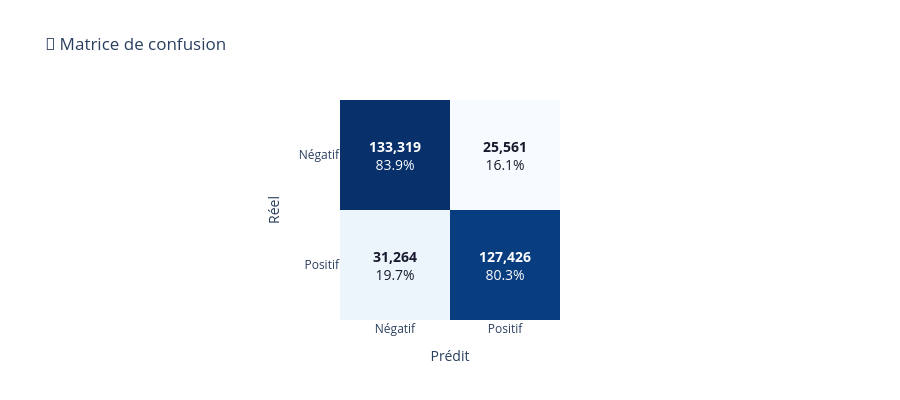

The code cell stored with this chart in its notebook:
### Code cell
# ── Matrice de confusion ─────────────────────────────────────────
from sklearn.metrics import confusion_matrix

cm = confusion_matrix(y_test, y_pred)
labels = ['Négatif', 'Positif']

# Annotations : valeur + pourcentage ligne
annots = []
for i in range(2):
    row = []
    for j in range(2):
        pct = cm[i, j] / cm[i].sum() * 100
        row.append(f"<b>{cm[i,j]:,}</b><br>{pct:.1f}%")
    annots.append(row)

fig_cm = px.imshow(
    cm,
    labels=dict(x='Prédit', y='Réel', color='Count'),
    x=labels, y=labels,
    color_continuous_scale='Blues',
    title='🔢 Matrice de confusion',
    text_auto=False
)

# Surcharge des annotations custom
for i in range(2):
    for j in range(2):
        fig_cm.add_annotation(
            x=j, y=i,
            text=annots[i][j],
            showarrow=False,
            font=dict(color='white' if cm[i,j] > cm.max()*0.5 else '#1a1a2e', size=14)
        )

fig_cm.update_layout(template='plotly_white', height=400,
                     coloraxis_showscale=False)
fig_cm.show()

### Figure 1 — Plotly figure (JSON) as saved in the notebook; plotly's stock layout.template omitted (floating-point values rounded to 4 significant figures)
{"data": [{"coloraxis": "coloraxis", "hovertemplate": "Prédit: %{x}<br>Réel: %{y}<br>Count: %{z}<extra></extra>", "name": "0", "type": "heatmap", "x": ["Négatif", "Positif"], "xaxis": "x", "y": ["Négatif", "Positif"], "yaxis": "y", "z": [[133319, 25561], [31264, 127426]]}], "layout": {"annotations": [{"font": {"color": "white", "size": 14}, "showarrow": false, "text": "<b>133,319</b><br>83.9%", "x": 0, "y": 0}, {"font": {"color": "#1a1a2e", "size": 14}, "showarrow": false, "text": "<b>25,561</b><br>16.1%", "x": 1, "y": 0}, {"font": {"color": "#1a1a2e", "size": 14}, "showarrow": false, "text": "<b>31,264</b><br>19.7%", "x": 0, "y": 1}, {"font": {"color": "white", "size": 14}, "showarrow": false, "text": "<b>127,426</b><br>80.3%", "x": 1, "y": 1}], "coloraxis": {"colorbar": {"title": {"text": "Count"}}, "colorscale": [[0, "rgb(247,251,255)"], [0.125, "rgb(222,235,247)"], [0.25, "rgb(198,219,239)"], [0.375, "rgb(158,202,225)"], [0.5, "rgb(107,174,214)"], [0.625, "rgb(66,146,198)"], [0.75, "rgb(33,113,181)"], [0.875, "rgb(8,81,156)"], [1, "rgb(8,48,107)"]], "showscale": false}, "height": 400, "title": {"text": "🔢 Matrice de confusion"}, "xaxis": {"anchor": "y", "constrain": "domain", "domain": [0, 1], "scaleanchor": "y", "title": {"text": "Prédit"}}, "yaxis": {"anchor": "x", "autorange": "reversed", "constrain": "domain", "domain": [0, 1], "title": {"text": "Réel"}}}}
